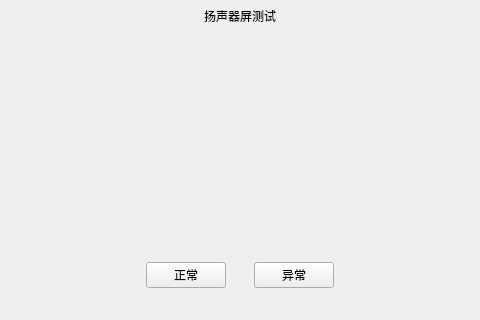
<?xml version="1.0" encoding="UTF-8"?>
<ui version="4.0">
 <class>ui_factory_speaker</class>
 <widget class="QMainWindow" name="ui_factory_speaker">
  <property name="geometry">
   <rect>
    <x>0</x>
    <y>0</y>
    <width>480</width>
    <height>320</height>
   </rect>
  </property>
  <property name="focusPolicy">
   <enum>Qt::StrongFocus</enum>
  </property>
  <property name="windowTitle">
   <string>MainWindow</string>
  </property>
  <widget class="QWidget" name="centralwidget">
   <layout class="QVBoxLayout" name="verticalLayout" stretch="1,7,1,1">
    <property name="spacing">
     <number>0</number>
    </property>
    <property name="leftMargin">
     <number>0</number>
    </property>
    <property name="topMargin">
     <number>0</number>
    </property>
    <property name="rightMargin">
     <number>0</number>
    </property>
    <property name="bottomMargin">
     <number>0</number>
    </property>
    <item>
     <widget class="QWidget" name="factory_speaker_title_widget" native="true">
      <layout class="QHBoxLayout" name="horizontalLayout" stretch="1,1,2,2">
       <property name="spacing">
        <number>0</number>
       </property>
       <property name="leftMargin">
        <number>0</number>
       </property>
       <property name="topMargin">
        <number>0</number>
       </property>
       <property name="rightMargin">
        <number>0</number>
       </property>
       <property name="bottomMargin">
        <number>0</number>
       </property>
       <item alignment="Qt::AlignLeft|Qt::AlignVCenter">
        <widget class="clicked_Label" name="factory_speaker_back_btn" native="true">
         <property name="text" stdset="0">
          <string/>
         </property>
        </widget>
       </item>
       <item>
        <spacer name="horizontalSpacer">
         <property name="orientation">
          <enum>Qt::Horizontal</enum>
         </property>
         <property name="sizeHint" stdset="0">
          <size>
           <width>77</width>
           <height>20</height>
          </size>
         </property>
        </spacer>
       </item>
       <item>
        <widget class="QLabel" name="factory_speaker_title_label">
         <property name="styleSheet">
          <string notr="true"/>
         </property>
         <property name="text">
          <string>扬声器屏测试</string>
         </property>
         <property name="alignment">
          <set>Qt::AlignCenter</set>
         </property>
        </widget>
       </item>
       <item>
        <spacer name="horizontalSpacer_2">
         <property name="orientation">
          <enum>Qt::Horizontal</enum>
         </property>
         <property name="sizeHint" stdset="0">
          <size>
           <width>157</width>
           <height>20</height>
          </size>
         </property>
        </spacer>
       </item>
      </layout>
     </widget>
    </item>
    <item>
     <widget class="QWidget" name="widget_3" native="true">
      <layout class="QHBoxLayout" name="horizontalLayout_5">
       <property name="spacing">
        <number>0</number>
       </property>
       <property name="leftMargin">
        <number>0</number>
       </property>
       <property name="rightMargin">
        <number>0</number>
       </property>
       <property name="bottomMargin">
        <number>0</number>
       </property>
       <item>
        <widget class="QLabel" name="label11">
        <property name="text">
       	<string> </string>
      	</property>
     	</widget>
       </item>
       <item>
        <widget class="QLabel" name="factory_speaker_result_label"/>
       </item>
       <item>
        <widget class="QLabel" name="label12">
        <property name="text">
       	<string> </string>
      	</property>
     	</widget>
       </item>
      </layout>
     </widget>
    </item>
    <item>
     <widget class="QWidget" name="widget_2" native="true">
      <layout class="QHBoxLayout" name="horizontalLayout_2">
       <property name="spacing">
        <number>0</number>
       </property>
       <property name="leftMargin">
        <number>0</number>
       </property>
       <property name="rightMargin">
        <number>0</number>
       </property>
       <property name="bottomMargin">
        <number>0</number>
       </property>
       <item>
        <spacer name="horizontalSpacer_3">
         <property name="orientation">
          <enum>Qt::Horizontal</enum>
         </property>
         <property name="sizeHint" stdset="0">
          <size>
           <width>157</width>
           <height>20</height>
          </size>
         </property>
        </spacer>
       </item>
       <item>
        <widget class="QPushButton" name="factory_speaker_ok_btn">
         <property name="sizePolicy">
          <sizepolicy hsizetype="Expanding" vsizetype="Expanding">
           <horstretch>0</horstretch>
           <verstretch>0</verstretch>
          </sizepolicy>
         </property>
         <property name="maximumSize">
          <size>
           <width>225</width>
           <height>80</height>
          </size>
         </property>
         <property name="styleSheet">
          <string notr="true"/>
         </property>
         <property name="text">
          <string>正常</string>
         </property>
        </widget>
       </item>
       <item>
        <spacer name="horizontalSpacer_5">
         <property name="orientation">
          <enum>Qt::Horizontal</enum>
         </property>
         <property name="sizeHint" stdset="0">
          <size>
           <width>40</width>
           <height>20</height>
          </size>
         </property>
        </spacer>
       </item>
       <item>
        <widget class="QPushButton" name="factory_speaker_fail_btn">
         <property name="text">
          <string>异常</string>
         </property>
        </widget>
       </item>
       <item>
        <spacer name="horizontalSpacer_4">
         <property name="orientation">
          <enum>Qt::Horizontal</enum>
         </property>
         <property name="sizeHint" stdset="0">
          <size>
           <width>157</width>
           <height>20</height>
          </size>
         </property>
        </spacer>
       </item>
      </layout>
     </widget>
    </item>
    <item>
     <spacer name="verticalSpacer">
      <property name="orientation">
       <enum>Qt::Vertical</enum>
      </property>
      <property name="sizeHint" stdset="0">
       <size>
        <width>20</width>
        <height>29</height>
       </size>
      </property>
     </spacer>
    </item>
   </layout>
  </widget>
 </widget>
 <customwidgets>
  <customwidget>
   <class>clicked_Label</class>
   <extends>QWidget</extends>
   <header location="global">clicked_label.hpp</header>
  </customwidget>
 </customwidgets>
 <resources/>
 <connections/>
</ui>
